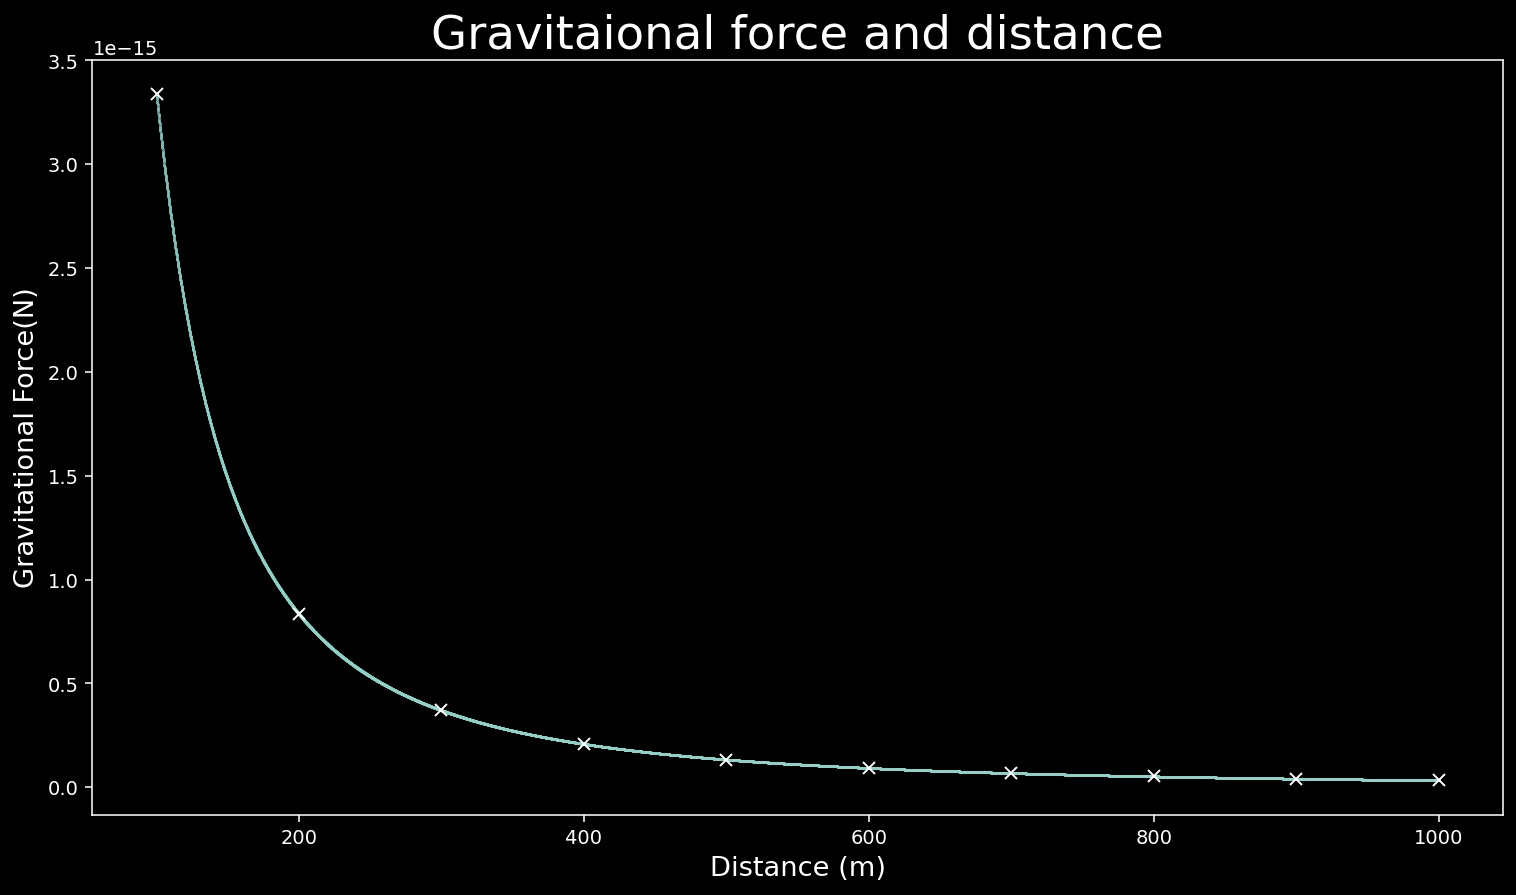

This chart was generated by the following Python code:
import matplotlib.pyplot as plt
from numpy import linspace

# Generate values
distances = list(range(100, 1001, 100))
distances_real = linspace(100, 1000, 10000)
G = 6.674*(10**-11)
m1 = 0.5
m2 = 1
Forces = [(G*m1*m2/dist**2) for dist in distances]
Forces_real = [(G*m1*m2/dist**2) for dist in distances_real]

# Visualize data
# Set screen size and title and axes labels for the plot.
plt.style.use("dark_background")
plt.figure(dpi=140, figsize= (13, 7))
plt.title("Gravitaional force and distance", fontsize = 24)
plt.xlabel("Distance (m)", fontsize = 14)
plt.ylabel("Gravitational Force(N)", fontsize = 14)

# Plot the points
plt.scatter(distances_real, Forces_real, s=0.1)
plt.plot(distances, Forces, "x", c= "white")

# Set size of tick labels.
plt.tick_params(axis = "both", which = "majaor", labelsize = 14)

plt.savefig("gravitation.png", bbox_inches = "tight")
